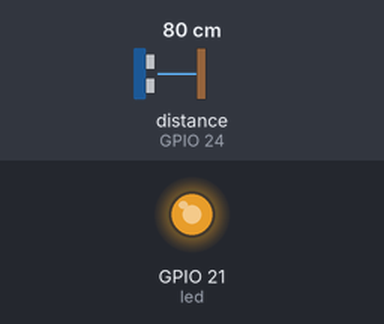
Bench run of a program on a simulated Raspberry Pi (BCM pin numbers). On the bench: output pins drawn as LEDs (lit = HIGH). Inputs (shaded band) come from the test bench; at power-on: distance to the obstacle (sensor on GPIO 24) 80 cm. The echo pulse lasts 58.3 µs per cm; the clock reads 2024-03-15 10:24:30 at power-on unless the program sets it; pins used as bus, display or sensor lines are not drawn; what the program prints to the terminal is not drawn.

Above: at 1.2 s.
1.3 s: distance to the obstacle (sensor on GPIO 24) set to 120 cm
Timing chart, 0 to 4.3 s (numbered marks = the images above; inputs shaded):
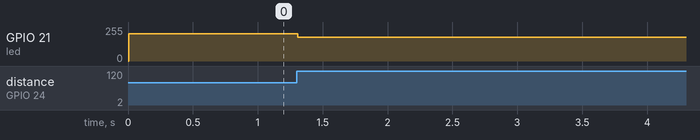

Measured:
- after the input at 1.3 s, GPIO 21 (led): 204/255 → 178/255 at once

The program:

7.3D.py
```python
#Libraries
import RPi.GPIO as GPIO        # Importing RPi library to use the GPIO pins
import time

led = 21                       # the GPIO pin 21 for LED
trigger = 18                   # the GPIO pin 18 for HC-SR04 trigger pin
echo = 24                      # the GPIO pin 24 for HC-SR04 echo pin

#GPIO Mode (BOARD / BCM)
GPIO.setmode(GPIO.BCM)         # use BCM pin numbering

#GPIO Pins (OUT / IN)
GPIO.setup(led, GPIO.OUT)      # declare pin 21 as output pin
GPIO.setup(trigger, GPIO.OUT)  # declare pin 18 as output pin
GPIO.setup(echo, GPIO.IN)      # declare pin 24 as input pin

#GPIO PWM
pwm = GPIO.PWM(led, 100)       # Create a PWM object
pwm.start(0)                   # Start PWM at 0% duty cycle (off)

def distance():

    GPIO.output(trigger, True) # set Trigger to HIGH

    # set Trigger after 0.01ms to LOW
    time.sleep(0.00001)
    GPIO.output(trigger, False)

    Start = time.time()
    Stop = time.time()

    # recprd the  StartTime
    while GPIO.input(echo) == 0:
        Start = time.time()

    # save time of arrival
    while GPIO.input(echo) == 1:
        Stop = time.time()

    TimeElapsed = Stop - Start
    # multiply with the sonic speed (34300 cm/s) and divide by 2, because there and back
    distance = (TimeElapsed * 34300) / 2

    return distance

try:
    while 1:                     # Loop will until interrupted

        dist = distance()
        print ("Measured Distance = %.1f cm" % dist) # print the distance so we can check the behaviour

        if (dist > 400):         # 400cm is the range of the sensor
            x = 0                # 0 is 'off', when the distance is greater than the range of the sensor we want it to appear off
        else:
            x = 100 - (dist / 4) # 100 is fully 'on', want the led to get brighter as the object becomes closer
                                 # divide by 4 as the range is 400 and we want the brightness to change between 0 and 100 over 400cm

        pwm.ChangeDutyCycle(x)   # Change duty cycle
        time.sleep(0.01)         # Delay of 10mS

# If keyboard Interrupt (CTRL-C) is pressed
except KeyboardInterrupt:
    pass        # Go to next line
pwm.stop()      # Stop the PWM
GPIO.cleanup()  # Make all the output pins LOW
```
